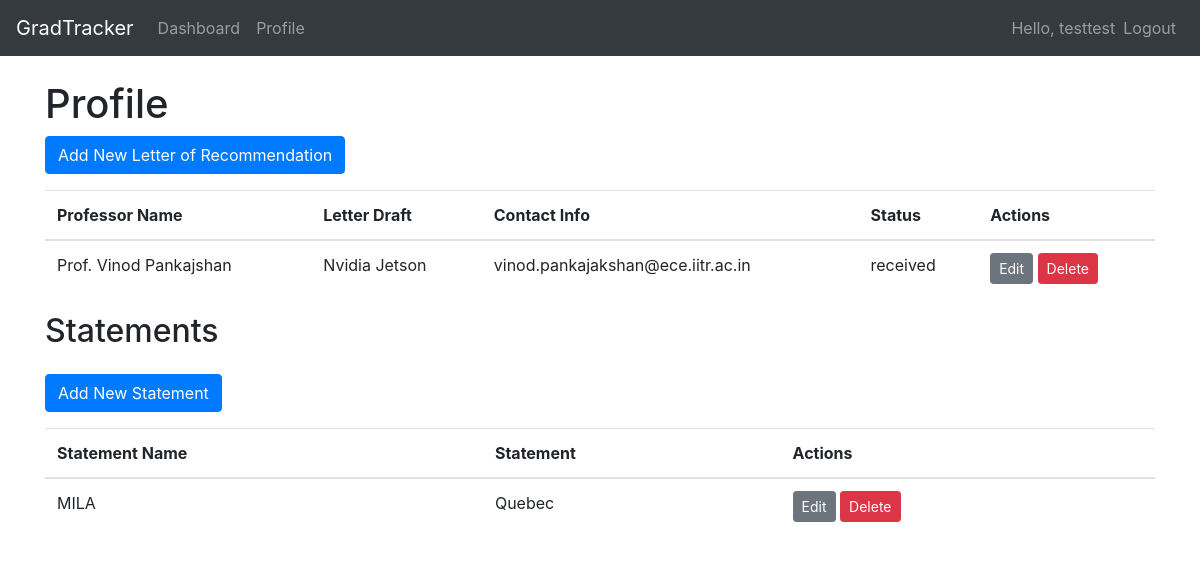
The app's page /profile (signed in) with its own data.
### app/models/models.py (models this page shows)
class User(UserMixin, db.Model):
    id = db.Column(db.Integer, primary_key=True)
    username = db.Column(db.String(100), unique=True, nullable=False)
    email = db.Column(db.String(100), unique=True, nullable=False)
    password_hash = db.Column(db.String(200))
    applications = db.relationship('Application', backref='user', lazy=True)  # Relationship to Application
    professors = db.relationship('Professor', backref='user', lazy=True)  # Relationship to Professor
    statements = db.relationship('Statement', backref='user', lazy=True)  # Add this line to the User class

class Professor(db.Model):
    id = db.Column(db.Integer, primary_key=True)
    name = db.Column(db.String(200), nullable=False)
    letter_draft = db.Column(db.Text)
    contact_info = db.Column(db.String(300))
    status = db.Column(db.String(100))
    user_id = db.Column(db.Integer, db.ForeignKey('user.id'))

class Statement(db.Model):
    id = db.Column(db.Integer, primary_key=True)
    name = db.Column(db.String(200), nullable=False)
    statement = db.Column(db.Text, nullable=False)
    user_id = db.Column(db.Integer, db.ForeignKey('user.id'))

### app/routes/views.py (the view)
@main.route('/profile')
@login_required
def profile():
    professors = Professor.query.filter_by(user_id=current_user.id).all()
    statements = Statement.query.filter_by(user_id=current_user.id).all()  # Add this line
    return render_template('profile.html', professors=professors, statements=statements)  # Update this line

### app/__init__.py (called while the page is built)
@login_manager.user_loader
def load_user(user_id):
    return User.query.get(int(user_id))

### app/templates/profile.html
{% extends 'layout.html' %}
{% block content %}
    <h1>Profile</h1>
    <a href="{{ url_for('main.new_professor') }}" class="btn btn-primary">Add New Letter of Recommendation</a>
    {% if professors %}
        <table class="table mt-3">
            <thead>
                <tr>
                    <th>Professor Name</th>
                    <th>Letter Draft</th>
                    <th>Contact Info</th>
                    <th>Status</th>
                    <th>Actions</th>
                </tr>
            </thead>
            <tbody>
                {% for professor in professors %}
                <tr>
                    <td>{{ professor.name }}</td>
                    <td>{{ professor.letter_draft }}</td>
                    <td>{{ professor.contact_info }}</td>
                    <td>{{ professor.status }}</td>
                    <td>
                        <a href="{{ url_for('main.edit_professor', professor_id=professor.id) }}" class="btn btn-sm btn-secondary">Edit</a>
                        <a href="{{ url_for('main.delete_professor', professor_id=professor.id) }}" class="btn btn-sm btn-danger">Delete</a>
                    </td>
                </tr>
                {% endfor %}
            </tbody>
        </table>
    {% else %}
        <p class="mt-3">No letters of recommendation to display. Start by <a href="{{ url_for('main.new_professor') }}">adding a new letter</a>.</p>
    {% endif %}
    <h2>Statements</h2>
    <a href="{{ url_for('main.new_statement') }}" class="btn btn-primary mt-3">Add New Statement</a>
    {% if statements %}
        <table class="table mt-3">
            <thead>
                <tr>
                    <th>Statement Name</th>
                    <th>Statement</th>
                    <th>Actions</th>
                </tr>
            </thead>
            <tbody>
                {% for statement in statements %}
                <tr>
                    <td>{{ statement.name }}</td>
                    <td>{{ statement.statement }}</td>
                    <td>
                        <a href="{{ url_for('main.edit_statement', statement_id=statement.id) }}" class="btn btn-sm btn-secondary">Edit</a>
                        <a href="{{ url_for('main.delete_statement', statement_id=statement.id) }}" class="btn btn-sm btn-danger">Delete</a>
                    </td>
                </tr>
                {% endfor %}
            </tbody>
        </table>
    {% else %}
        <p>No statements to display. Start by <a href="{{ url_for('main.new_statement') }}">adding a new statement</a>.</p>
    {% endif %}
{% endblock %}

### app/templates/layout.html (shortened to what this page needs)
<!DOCTYPE html>
<html lang="en">
<head>
    <link rel="stylesheet" href="https://stackpath.bootstrapcdn.com/bootstrap/4.5.2/css/bootstrap.min.css">
</head>
<body>
    <nav class="navbar navbar-expand-lg navbar-dark bg-dark">
        <a class="navbar-brand" href="{{ url_for('main.index') }}">GradTracker</a>
        <div class="collapse navbar-collapse" id="navbarNavAltMarkup">
            <div class="navbar-nav mr-auto">
		{% if current_user.is_authenticated %}
                    <a class="nav-item nav-link" href="{{ url_for('main.dashboard') }}">Dashboard</a>
		    <a class="nav-item nav-link" href="{{ url_for('main.profile') }}">Profile</a>
		{% endif %}
            </div>
            <div class="navbar-nav ml-auto">
                {% if current_user.is_authenticated %}
                    <span class="navbar-text">
                        Hello, {{ current_user.username }}
                    </span>
                    <a class="nav-item nav-link" href="{{ url_for('auth.logout') }}">Logout</a>
                {% else %}
                    <a class="nav-item nav-link" href="{{ url_for('auth.login') }}">Login</a>
                    <a class="nav-item nav-link" href="{{ url_for('auth.signup') }}">Sign Up</a>
                {% endif %}
            </div>
        </div>
    </nav>
    <div class="container mt-4">
        {% block content %}
        {% endblock %}
    </div>
</body>
</html>

### records on screen
User: username "testtest"
Professor: name "Prof. Vinod Pankajshan", letter_draft "Nvidia Jetson", contact_info "vinod.pankajakshan@ece.iitr.ac.in", status "received"
Statement: name "MILA", statement "Quebec"
